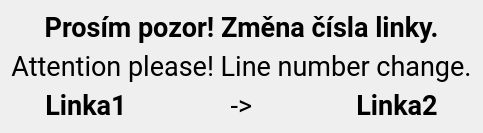
          <widget class="QWidget" name="page_zmenaLinky">
           <layout class="QGridLayout" name="gridLayout_14">
            <item row="0" column="0">
             <layout class="QVBoxLayout" name="verticalLayout_9">
              <item>
               <widget class="QLabel" name="label_13">
                <property name="sizePolicy">
                 <sizepolicy hsizetype="Preferred" vsizetype="Preferred">
                  <horstretch>0</horstretch>
                  <verstretch>0</verstretch>
                 </sizepolicy>
                </property>
                <property name="font">
                 <font>
                  <family>roboto</family>
                  <pointsize>20</pointsize>
                  <bold>true</bold>
                 </font>
                </property>
                <property name="text">
                 <string>Prosím pozor! Změna čísla linky.</string>
                </property>
                <property name="alignment">
                 <set>Qt::AlignCenter</set>
                </property>
               </widget>
              </item>
              <item>
               <widget class="QLabel" name="label_14">
                <property name="font">
                 <font>
                  <family>roboto</family>
                  <pointsize>20</pointsize>
                 </font>
                </property>
                <property name="text">
                 <string>Attention please! Line number change.</string>
                </property>
                <property name="alignment">
                 <set>Qt::AlignCenter</set>
                </property>
               </widget>
              </item>
              <item>
               <layout class="QHBoxLayout" name="horizontalLayout_15">
                <item>
                 <widget class="QLabel" name="label_15">
                  <property name="font">
                   <font>
                    <family>roboto</family>
                    <pointsize>20</pointsize>
                    <bold>true</bold>
                   </font>
                  </property>
                  <property name="text">
                   <string>Linka1</string>
                  </property>
                  <property name="alignment">
                   <set>Qt::AlignCenter</set>
                  </property>
                 </widget>
                </item>
                <item>
                 <widget class="QLabel" name="label_17">
                  <property name="font">
                   <font>
                    <family>roboto</family>
                    <pointsize>20</pointsize>
                   </font>
                  </property>
                  <property name="text">
                   <string>-&gt;</string>
                  </property>
                  <property name="alignment">
                   <set>Qt::AlignCenter</set>
                  </property>
                 </widget>
                </item>
                <item>
                 <widget class="QLabel" name="label_16">
                  <property name="font">
                   <font>
                    <family>roboto</family>
                    <pointsize>20</pointsize>
                    <bold>true</bold>
                   </font>
                  </property>
                  <property name="text">
                   <string>Linka2</string>
                  </property>
                  <property name="alignment">
                   <set>Qt::AlignCenter</set>
                  </property>
                 </widget>
                </item>
               </layout>
              </item>
             </layout>
            </item>
           </layout>
          </widget>
